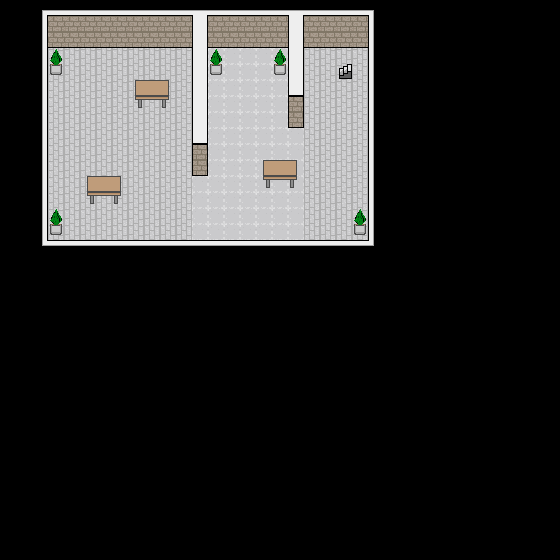

A 2D game scene composited from a Tiled map and its tileset images. What follows is a short description and the map's XML, with each tile layer's data collapsed to a summary:
An orthogonal 35x35 tile map with 16x16 px tiles, 2 tile layers (floor, props).

<map version="1.5" tiledversion="1.6.0" orientation="orthogonal" renderorder="right-down" width="35" height="35" tilewidth="16" tileheight="16" infinite="0" nextlayerid="6" nextobjectid="1">
 <editorsettings>
  <export target="LOne.json" format="json" />
 </editorsettings>
 <tileset firstgid="1" name="wallsfloor2" tilewidth="16" tileheight="16" tilecount="30" columns="5">
  <image source="wallsfloor2.png" trans="003039" width="80" height="96" />
  <tile id="0">
   <properties>
    <property name="collides" type="bool" value="true" />
   </properties>
  </tile>
  <tile id="1">
   <properties>
    <property name="collides" type="bool" value="false" />
   </properties>
  </tile>
  <tile id="2">
   <properties>
    <property name="collides" type="bool" value="true" />
   </properties>
  </tile>
  <tile id="3">
   <properties>
    <property name="collides" type="bool" value="true" />
   </properties>
  </tile>
  <tile id="4">
   <properties>
    <property name="collides" type="bool" value="true" />
   </properties>
  </tile>
  <tile id="5">
   <properties>
    <property name="collides" type="bool" value="true" />
   </properties>
  </tile>
  <tile id="6">
   <properties>
    <property name="collides" type="bool" value="true" />
   </properties>
  </tile>
  <tile id="7">
   <properties>
    <property name="collides" type="bool" value="true" />
   </properties>
  </tile>
  <tile id="8">
   <properties>
    <property name="collides" type="bool" value="true" />
   </properties>
  </tile>
  <tile id="9">
   <properties>
    <property name="collides" type="bool" value="true" />
   </properties>
  </tile>
  <tile id="10">
   <properties>
    <property name="collides" type="bool" value="true" />
   </properties>
  </tile>
  <tile id="11">
   <properties>
    <property name="collides" type="bool" value="true" />
   </properties>
  </tile>
  <tile id="12">
   <properties>
    <property name="collides" type="bool" value="true" />
   </properties>
  </tile>
  <tile id="13">
   <properties>
    <property name="collides" type="bool" value="true" />
   </properties>
  </tile>
  <tile id="14">
   <properties>
    <property name="collides" type="bool" value="true" />
   </properties>
  </tile>
  <tile id="15">
   <properties>
    <property name="collides" type="bool" value="true" />
   </properties>
  </tile>
  <tile id="16">
   <properties>
    <property name="collides" type="bool" value="true" />
   </properties>
  </tile>
  <tile id="17">
   <properties>
    <property name="collides" type="bool" value="false" />
   </properties>
  </tile>
  <tile id="18">
   <properties>
    <property name="collides" type="bool" value="true" />
   </properties>
  </tile>
  <tile id="19">
   <properties>
    <property name="collides" type="bool" value="true" />
   </properties>
  </tile>
  <tile id="20">
   <properties>
    <property name="collides" type="bool" value="true" />
   </properties>
  </tile>
  <tile id="21">
   <properties>
    <property name="collides" type="bool" value="true" />
   </properties>
  </tile>
  <tile id="22">
   <properties>
    <property name="collides" type="bool" value="true" />
   </properties>
  </tile>
  <tile id="23">
   <properties>
    <property name="collides" type="bool" value="true" />
   </properties>
  </tile>
  <tile id="24">
   <properties>
    <property name="collides" type="bool" value="true" />
   </properties>
  </tile>
  <tile id="25">
   <properties>
    <property name="collides" type="bool" value="true" />
   </properties>
  </tile>
  <tile id="26">
   <properties>
    <property name="active" type="bool" value="true" />
    <property name="collides" type="bool" value="true" />
   </properties>
  </tile>
  <tile id="27">
   <properties>
    <property name="collides" type="bool" value="false" />
   </properties>
  </tile>
  <tile id="28">
   <properties>
    <property name="collides" type="bool" value="false" />
   </properties>
  </tile>
  <tile id="29">
   <properties>
    <property name="collides" type="bool" value="false" />
   </properties>
  </tile>
 </tileset>
 <layer id="1" name="floor" width="35" height="35">
  <data>[1225 cells, 352 non-empty, 17 distinct tile ids]</data>
 </layer>
 <layer id="5" name="props" width="35" height="35">
  <data>[1225 cells, 29 non-empty, 9 distinct tile ids]</data>
 </layer>
</map>